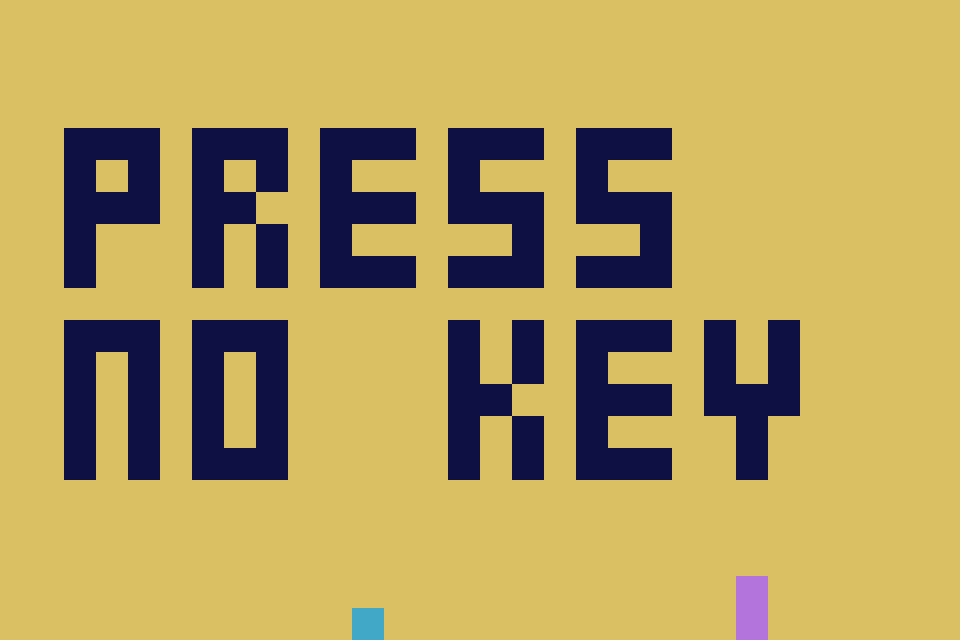

Below is a game level as drawn by its tile map, then a one-line description and the .tmx file that defines it, in full:
An orthogonal 30x20 tile map with 32x32 px tiles, 1 tile layer (Kachelebene 1).

<map version="1.10" tiledversion="1.11.2" orientation="orthogonal" renderorder="right-down" width="30" height="20" tilewidth="32" tileheight="32" infinite="0" nextlayerid="2" nextobjectid="1">
 <tileset firstgid="1" source="tilemap.tsx" />
 <layer id="1" name="Kachelebene 1" width="30" height="20">
  <data encoding="csv">
6,6,6,6,6,6,6,6,6,6,6,6,6,6,6,6,6,6,6,6,6,6,6,6,6,6,6,6,6,6,
6,6,6,6,6,6,6,6,6,6,6,6,6,6,6,6,6,6,6,6,6,6,6,6,6,6,6,6,6,6,
6,6,6,6,6,6,6,6,6,6,6,6,6,6,6,6,6,6,6,6,6,6,6,6,6,6,6,6,6,6,
6,6,6,6,6,6,6,6,6,6,6,6,6,6,6,6,6,6,6,6,6,6,6,6,6,6,6,6,6,6,
6,6,2,2,2,6,2,2,2,6,2,2,2,6,2,2,2,6,2,2,2,6,6,6,6,6,6,6,6,6,
6,6,2,6,2,6,2,6,2,6,2,6,6,6,2,6,6,6,2,6,6,6,6,6,6,6,6,6,6,6,
6,6,2,2,2,6,2,2,6,6,2,2,2,6,2,2,2,6,2,2,2,6,6,6,6,6,6,6,6,6,
6,6,2,6,6,6,2,6,2,6,2,6,6,6,6,6,2,6,6,6,2,6,6,6,6,6,6,6,6,6,
6,6,2,6,6,6,2,6,2,6,2,2,2,6,2,2,2,6,2,2,2,6,6,6,6,6,6,6,6,6,
6,6,6,6,6,6,6,6,6,6,6,6,6,6,6,6,6,6,6,6,6,6,6,6,6,6,6,6,6,6,
6,6,2,2,2,6,2,2,2,6,6,6,6,6,2,6,2,6,2,2,2,6,2,6,2,6,6,6,6,6,
6,6,2,6,2,6,2,6,2,6,6,6,6,6,2,6,2,6,2,6,6,6,2,6,2,6,6,6,6,6,
6,6,2,6,2,6,2,6,2,6,6,6,6,6,2,2,6,6,2,2,2,6,2,2,2,6,6,6,6,6,
6,6,2,6,2,6,2,6,2,6,6,6,6,6,2,6,2,6,2,6,6,6,6,2,6,6,6,6,6,6,
6,6,2,6,2,6,2,2,2,6,6,6,6,6,2,6,2,6,2,2,2,6,6,2,6,6,6,6,6,6,
6,6,6,6,6,6,6,6,6,6,6,6,6,6,6,6,6,6,6,6,6,6,6,6,6,6,6,6,6,6,
6,6,6,6,6,6,6,6,6,6,6,6,6,6,6,6,6,6,6,6,6,6,6,6,6,6,6,6,6,6,
6,6,6,6,6,6,6,6,6,6,6,6,6,6,6,6,6,6,6,6,6,6,6,6,6,6,6,6,6,6,
6,6,6,6,6,6,6,6,6,6,6,6,6,6,6,6,6,6,6,6,6,6,6,3,6,6,6,6,6,6,
6,6,6,6,6,6,6,6,6,6,6,1,6,6,6,6,6,6,6,6,6,6,6,3,6,6,6,6,6,6
</data>
 </layer>
</map>
